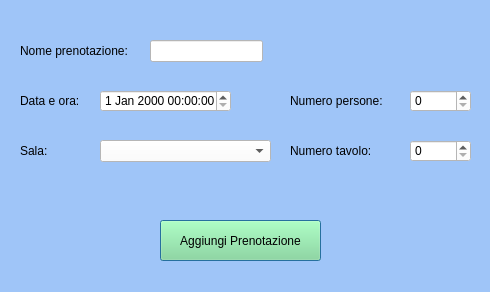
<?xml version="1.0" encoding="UTF-8"?>
<ui version="4.0">
 <class>Dialog</class>
 <widget class="QDialog" name="Dialog">
  <property name="geometry">
   <rect>
    <x>0</x>
    <y>0</y>
    <width>490</width>
    <height>292</height>
   </rect>
  </property>
  <property name="windowTitle">
   <string>Prenotazione</string>
  </property>
  <property name="styleSheet">
   <string notr="true">background-color: rgb(159, 197, 248);</string>
  </property>
  <widget class="QLabel" name="label">
   <property name="geometry">
    <rect>
     <x>20</x>
     <y>30</y>
     <width>121</width>
     <height>41</height>
    </rect>
   </property>
   <property name="text">
    <string>Nome prenotazione:</string>
   </property>
  </widget>
  <widget class="QLabel" name="label_2">
   <property name="geometry">
    <rect>
     <x>290</x>
     <y>80</y>
     <width>101</width>
     <height>41</height>
    </rect>
   </property>
   <property name="text">
    <string>Numero persone:</string>
   </property>
  </widget>
  <widget class="QDateTimeEdit" name="dtDataEOra">
   <property name="geometry">
    <rect>
     <x>100</x>
     <y>90</y>
     <width>131</width>
     <height>22</height>
    </rect>
   </property>
   <property name="styleSheet">
    <string notr="true">background-color: rgb(255, 255, 255);</string>
   </property>
  </widget>
  <widget class="QLabel" name="label_3">
   <property name="geometry">
    <rect>
     <x>20</x>
     <y>80</y>
     <width>71</width>
     <height>41</height>
    </rect>
   </property>
   <property name="text">
    <string>Data e ora:</string>
   </property>
  </widget>
  <widget class="QLabel" name="label_4">
   <property name="geometry">
    <rect>
     <x>290</x>
     <y>130</y>
     <width>91</width>
     <height>41</height>
    </rect>
   </property>
   <property name="text">
    <string>Numero tavolo:</string>
   </property>
  </widget>
  <widget class="QLineEdit" name="tbNomePrenotazione">
   <property name="geometry">
    <rect>
     <x>150</x>
     <y>40</y>
     <width>113</width>
     <height>22</height>
    </rect>
   </property>
   <property name="styleSheet">
    <string notr="true">background-color: rgb(255, 255, 255);</string>
   </property>
  </widget>
  <widget class="QLabel" name="label_5">
   <property name="geometry">
    <rect>
     <x>20</x>
     <y>130</y>
     <width>31</width>
     <height>41</height>
    </rect>
   </property>
   <property name="text">
    <string>Sala:</string>
   </property>
  </widget>
  <widget class="QComboBox" name="cbSala">
   <property name="geometry">
    <rect>
     <x>100</x>
     <y>140</y>
     <width>171</width>
     <height>22</height>
    </rect>
   </property>
   <property name="styleSheet">
    <string notr="true">background-color: rgb(255, 255, 255);</string>
   </property>
  </widget>
  <widget class="QSpinBox" name="nudnumeroTavolo">
   <property name="geometry">
    <rect>
     <x>410</x>
     <y>140</y>
     <width>61</width>
     <height>22</height>
    </rect>
   </property>
   <property name="styleSheet">
    <string notr="true">background-color: rgb(255, 255, 255);</string>
   </property>
  </widget>
  <widget class="QSpinBox" name="nudNumeroPersone">
   <property name="geometry">
    <rect>
     <x>410</x>
     <y>90</y>
     <width>61</width>
     <height>22</height>
    </rect>
   </property>
   <property name="styleSheet">
    <string notr="true">background-color: rgb(255, 255, 255);</string>
   </property>
  </widget>
  <widget class="QPushButton" name="btAggiungiModifica">
   <property name="geometry">
    <rect>
     <x>160</x>
     <y>220</y>
     <width>161</width>
     <height>41</height>
    </rect>
   </property>
   <property name="styleSheet">
    <string notr="true">background-color: rgb(132, 224, 142);</string>
   </property>
   <property name="text">
    <string>Aggiungi Prenotazione</string>
   </property>
  </widget>
 </widget>
 <resources/>
 <connections/>
</ui>
